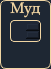
      <widget class="QFrame" name="frame_Characteristics_Wisdom_Create">
       <property name="geometry">
        <rect>
         <x>240</x>
         <y>350</y>
         <width>51</width>
         <height>69</height>
        </rect>
       </property>
       <property name="minimumSize">
        <size>
         <width>48</width>
         <height>69</height>
        </size>
       </property>
       <property name="maximumSize">
        <size>
         <width>61</width>
         <height>69</height>
        </size>
       </property>
       <property name="styleSheet">
        <string notr="true">QFrame {
    /* Плотная матовая заливка цветом с твоей картинки */
    background-color: rgb(30, 39, 51);
    
    /* ХИТРЫЙ ФИКС ДЛЯ QT: Сброс стиля рамок, чтобы скругление и обводка сработали вместе */
    border-style: solid;
    /* Роскошная золотая обводка толщиной 1px */
    border: 1px solid rgb(240, 213, 163); 
    
    /* Скругление углов (мягкий книжный стиль) */
    border-radius: 6px;
}

/* Автоматическая настройка для любых надписей внутри этого фрейма */
QFrame QLabel {
    background-color: transparent;
    color: rgb(240, 213, 163); /* Наше фирменное золото для текста */
    font-family: &quot;Palatino Linotype&quot;;
    /* Фикс: чтобы золотая обводка фрейма не наследовалась буквами текста */
    border: none !important; 
}</string>
       </property>
       <property name="frameShape">
        <enum>QFrame::Shape::StyledPanel</enum>
       </property>
       <property name="frameShadow">
        <enum>QFrame::Shadow::Raised</enum>
       </property>
       <widget class="QLabel" name="label_Wisdom_Create">
        <property name="geometry">
         <rect>
          <x>0</x>
          <y>0</y>
          <width>51</width>
          <height>20</height>
         </rect>
        </property>
        <property name="minimumSize">
         <size>
          <width>20</width>
          <height>20</height>
         </size>
        </property>
        <property name="maximumSize">
         <size>
          <width>61</width>
          <height>20</height>
         </size>
        </property>
        <property name="font">
         <font>
          <family>Palatino Linotype</family>
          <pointsize>11</pointsize>
         </font>
        </property>
        <property name="text">
         <string>Муд</string>
        </property>
        <property name="alignment">
         <set>Qt::AlignmentFlag::AlignCenter</set>
        </property>
       </widget>
       <widget class="QSpinBox" name="spinBox_Wisdom_Create">
        <property name="geometry">
         <rect>
          <x>10</x>
          <y>20</y>
          <width>31</width>
          <height>22</height>
         </rect>
        </property>
        <property name="minimumSize">
         <size>
          <width>20</width>
          <height>22</height>
         </size>
        </property>
        <property name="maximumSize">
         <size>
          <width>41</width>
          <height>22</height>
         </size>
        </property>
        <property name="styleSheet">
         <string notr="true">QSpinBox {
    /* Наш глубокий тёмно-синий цвет для фона плашки */
    background-color: rgb(31, 39, 53);   
    
    /* ХИТРЫЙ ФИКС: Принудительный сброс нативного стиля Windows, чтобы цвет изменился */
    border-style: solid;
    border: 1px solid rgb(240, 213, 163); /* Золотая обводка */
    
    border-radius: 4px;                  
    padding: 4px 26px 4px 8px;            /* Оставили те же отступы из примера */
    
    color: rgb(240, 213, 163);           /* Золото для текста */
    font-family: &quot;Palatino Linotype&quot;;    
    font-size: 14px;
    font-weight: bold;
}</string>
        </property>
       </widget>
       <widget class="QLabel" name="label_Bonus_Wisdom_Create">
        <property name="geometry">
         <rect>
          <x>10</x>
          <y>40</y>
          <width>31</width>
          <height>21</height>
         </rect>
        </property>
        <property name="text">
         <string/>
        </property>
       </widget>
      </widget>
